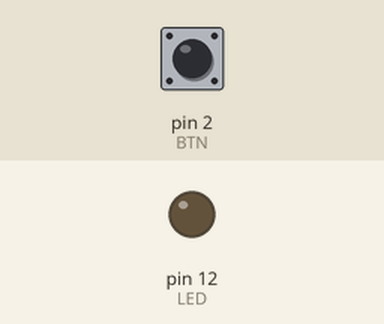
The sketch below on a simulated Arduino Uno, built with avr-gcc and run on an emulated ATmega328P. Parts: output pins drawn as LEDs (lit = HIGH). Inputs (shaded band) come from the test bench; at power-on: pin 2 (BTN) HIGH.

Above: at 1.2 s.
1.3 s: pin 2 (BTN) pulled LOW for 0.15 s
At 3.5 s:
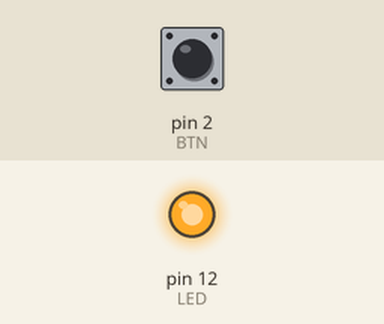
Timing chart, 0 to 8.9 s (numbered marks = the images above; inputs shaded):
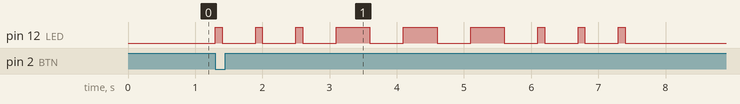

The sketch:

cpp_04_SOS.ino
```cpp
const int8_t LED = 12;
const int8_t BTN = 2;

const uint32_t DOT = 100;
const uint32_t DASH = 500;
const uint32_t PAUSE = 500;


void setup() {
  pinMode(LED, OUTPUT);
  pinMode(BTN, INPUT_PULLUP);
}

void loop() {
  // digitalWrite(LED, ! digitalRead(BTN));
  if (! digitalRead(BTN)) {
    sos();
  }
}

void blink(uint32_t pulse, uint32_t pause) {
  digitalWrite(LED, 1);
  delay(pulse);
  digitalWrite(LED, 0);
  delay(pause);
}


void sos() {

  for(uint8_t i = 0; i < 3; i++) {
    blink(DOT, PAUSE);
  }

  for(uint8_t i = 0; i < 3; i++) {
    blink(DASH, PAUSE);
  }

  for(uint8_t i = 0; i < 3; i++) {
    blink(DOT, PAUSE);
  }

}
```

Measured:
- after the input at 1.3 s, pin 12 (LED): LOW → HIGH at once, → LOW 0.10 s later, → HIGH 0.50 s later, → LOW 0.10 s later, … (18 changes in this stretch)
